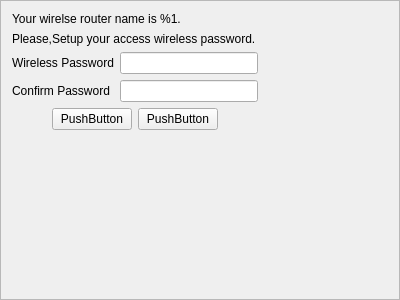
<?xml version="1.0" encoding="UTF-8"?>
<ui version="4.0">
 <class>Frame</class>
 <widget class="QFrame" name="Frame">
  <property name="geometry">
   <rect>
    <x>0</x>
    <y>0</y>
    <width>400</width>
    <height>300</height>
   </rect>
  </property>
  <property name="windowTitle">
   <string>Frame</string>
  </property>
  <property name="frameShape">
   <enum>QFrame::StyledPanel</enum>
  </property>
  <property name="frameShadow">
   <enum>QFrame::Raised</enum>
  </property>
  <layout class="QFormLayout" name="formLayout_2">
   <item row="0" column="0">
    <layout class="QVBoxLayout" name="verticalLayout">
     <item>
      <widget class="QLabel" name="label">
       <property name="text">
        <string>Your wirelse router name is %1.</string>
       </property>
       <property name="UIText" stdset="0">
        <string>130008</string>
       </property>
      </widget>
     </item>
     <item>
      <widget class="QLabel" name="label_2">
       <property name="text">
        <string>Please,Setup your access wireless password.</string>
       </property>
       <property name="UIText" stdset="0">
        <string>130009</string>
       </property>
      </widget>
     </item>
     <item>
      <layout class="QFormLayout" name="formLayout">
       <item row="0" column="0">
        <widget class="QLabel" name="label_3">
         <property name="text">
          <string>Wireless Password</string>
         </property>
         <property name="UIText" stdset="0">
          <string>130010</string>
         </property>
        </widget>
       </item>
       <item row="0" column="1">
        <widget class="QLineEdit" name="lineEdit"/>
       </item>
       <item row="1" column="0">
        <widget class="QLabel" name="label_4">
         <property name="text">
          <string>Confirm Password</string>
         </property>
         <property name="UIText" stdset="0">
          <string>130011</string>
         </property>
        </widget>
       </item>
       <item row="1" column="1">
        <widget class="QLineEdit" name="lineEdit_2"/>
       </item>
      </layout>
     </item>
     <item>
      <layout class="QHBoxLayout" name="horizontalLayout">
       <item>
        <spacer name="horizontalSpacer">
         <property name="orientation">
          <enum>Qt::Horizontal</enum>
         </property>
         <property name="sizeHint" stdset="0">
          <size>
           <width>40</width>
           <height>20</height>
          </size>
         </property>
        </spacer>
       </item>
       <item>
        <widget class="QPushButton" name="OKButton">
         <property name="text">
          <string>PushButton</string>
         </property>
         <property name="UIText" stdset="0">
          <string>110002</string>
         </property>
        </widget>
       </item>
       <item>
        <widget class="QPushButton" name="CancelButton">
         <property name="text">
          <string>PushButton</string>
         </property>
         <property name="UIText" stdset="0">
          <string>110008</string>
         </property>
        </widget>
       </item>
       <item>
        <spacer name="horizontalSpacer_2">
         <property name="orientation">
          <enum>Qt::Horizontal</enum>
         </property>
         <property name="sizeHint" stdset="0">
          <size>
           <width>40</width>
           <height>20</height>
          </size>
         </property>
        </spacer>
       </item>
      </layout>
     </item>
    </layout>
   </item>
  </layout>
 </widget>
 <resources/>
 <connections/>
</ui>
